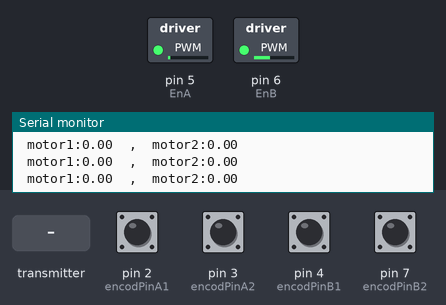
The sketch below on a simulated Arduino Uno, built with avr-gcc and run on an emulated ATmega328P. On the bench: switched loads named in the sketch (green lamp = pin HIGH), the last lines printed to the serial monitor. The test bench sets the inputs (shaded band); at power-on: pin 2 (encodPinA1), pin 3 (encodPinA2), pin 4 (encodPinB1), pin 7 (encodPinB2) HIGH. No radio packets arrive unless stated.

Above: at 1.2 s.
1.3 s: the transmitter starts sending dataReceived.0 = 0
2.9 s: pin 2 (encodPinA1) pulled LOW for 0.15 s
At 3.3 s:
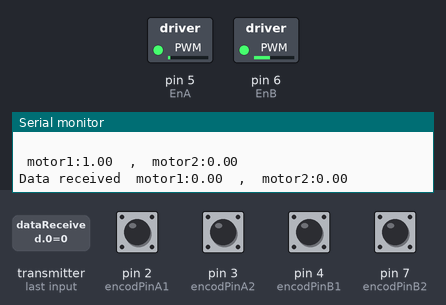
6.0 s: pin 3 (encodPinA2) pulled LOW for 0.15 s
At 7.4 s:
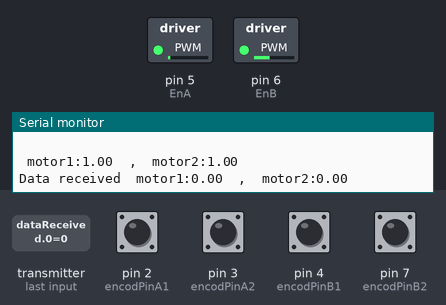
9.1 s: the transmitter starts sending dataReceived.1 = 25
12.1 s: pin 3 (encodPinA2) pulled LOW for 1 s
At 12.9 s:
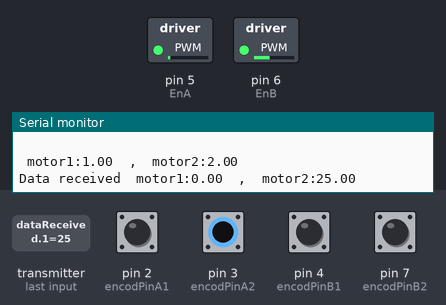
16.1 s: the transmitter starts sending dataReceived.0 = 25
Timing chart, 0 to 27.5 s (numbered marks = the images above; inputs shaded):
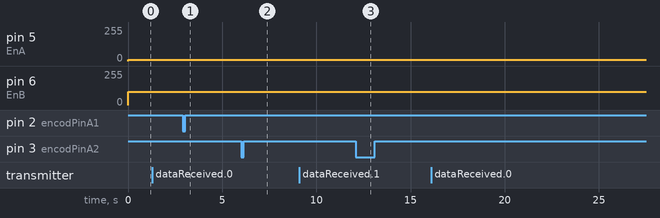

The sketch:

A_Board_No1_MotorPositionControl__19092019.ino
```cpp
/********this is B board *********/
#include <PinChangeInterrupt.h>
#include <PinChangeInterruptPins.h>
#include <PinChangeInterruptBoards.h>
#include <PinChangeInterruptSettings.h>
#include <PID_v1.h>
//receiver part
#include <SPI.h>
#include <nRF24L01.h>
#include <RF24.h>
#define CE_PIN   9
#define CSN_PIN  10
RF24 radio(CE_PIN, CSN_PIN);
const byte slaveAddress[][6]= {"00011","00022","00033","00044"};
const byte masterAddress[5]= {'T','X','a','a','a'};
double dataReceived[2];
double dataSend[4]={109,110,110,110};
//receiver part
double smotor1;
double smotor2;
bool newData = false;
unsigned long currentMillis;
unsigned long prevMillis;
unsigned long txIntervalMillis =100 ; // send once per second  delay time
bool rlst ;

//receiver part
#define encodPinA1 2 // Quadrature encoder A pin
#define encodPinB1 4 // Quadrature encoder B pin
#define EnA 5 // Quadrature encoder B pin

#define encodPinA2 3 // Quadrature encoder C pin
#define encodPinB2 7 // Quadrature encoder D pin
#define EnB 6 // Quadrature encoder B pin

#define M1 A0 // PWM outputs to L298N H-Bridge motor driver module
#define M2 A1
#define M3 A2 // PWM outputs to L298N H-Bridge motor driver module
#define M4 A3
double kp = 0.1, ki= 0.001, kd =0.00000; // modify for optimal performance
double input = 0, output = 0, setpoint = 0;
double input2 = 0, output2 = 0, setpoint2 = 0;
long temp;
long cycle=0;
double pwm_last=0;
double sig;
double encoderPos = 0;
double encoderPos2 = 0;
double t,dbuf,timem,buf2,buf1;


PID myPID(&input, &output, &setpoint, kp, ki, kd, DIRECT ); // if motor will only run at full speed try 'REVERSE' instead of 'DIRECT'
PID myPID2(&input2, &output2, &setpoint2, kp, ki, kd, DIRECT ); // if motor will only run at full speed try 'REVERSE' instead of 'DIRECT'
double ratio=40;   //1220--->12.2cm=48000  40


void setup() {
TCCR0B = TCCR0B & B11111000 | B00000001; // for PWM frequency of 62500.00 Hz
pinMode(encodPinA1, INPUT_PULLUP); // quadrature encoder input A
pinMode(encodPinB1, INPUT_PULLUP); // quadrature encoder input B
attachInterrupt(0, encoder, FALLING); // update encoder position
pinMode(EnA, OUTPUT);

pinMode(encodPinA2, INPUT_PULLUP); // quadrature encoder input A
pinMode(encodPinB2, INPUT_PULLUP); // quadrature encoder input B
attachInterrupt(1, encoder2, FALLING); // update encoder position
pinMode(EnB, OUTPUT);

myPID.SetMode(AUTOMATIC);
myPID.SetSampleTime(1); //defaut 1=200ms Determines how often the PID algorithm evaluates
myPID.SetOutputLimits(-255, 255);

myPID2.SetMode(AUTOMATIC);
myPID2.SetSampleTime(1); //defaut 1=200ms Determines how often the PID algorithm evaluates
myPID2.SetOutputLimits(-255, 255);

Serial.begin(9600);
Serial.println("SimpleRx Starting");
radio.begin();
radio.setDataRate(RF24_250KBPS);
radio.openWritingPipe(masterAddress);
radio.openReadingPipe(1,slaveAddress[2]); //receiver address
radio.setRetries(3,5);
radio.startListening();
}

void loop() {
  currentMillis = millis();
    if (currentMillis - prevMillis >= txIntervalMillis) {
    getData();
    prevMillis = millis();
    }
      senddata();

   setpoint= 100;//    X from 0.1mm to motor encoder
    input= encoderPos ;
    myPID.Compute();
    pwmOut(output);

    setpoint2= 1000;//    X from 0.1mm to motor encoder
    input2 = encoderPos2 ;
    myPID2.Compute();
    pwmOut2(-output2);


      Serial.print(" motor1:");
      Serial.print(encoderPos);
      Serial.print("  ,  ");
      Serial.print("motor2:");
      Serial.println(encoderPos2);
    cycle++;


}

void pwmOut(int out) { // to H-Bridge board
if (out > 0) {
digitalWrite(M1,HIGH); // drive motor CW
digitalWrite(M2,LOW);
analogWrite(EnA, out);
}
else {
digitalWrite(M1,LOW);
digitalWrite(M2,HIGH); // drive motor CCW
analogWrite(EnA, abs(out));
}}

void pwmOut2(int out) { // to H-Bridge board
if (out > 0) {
digitalWrite(M3, HIGH); // drive motor CW
digitalWrite(M4, LOW);
analogWrite(EnB, out);
}
else {
digitalWrite(M3, LOW);
digitalWrite(M4, HIGH); // drive motor CCW
analogWrite(EnB, abs(out));
}}

void encoder() { // pulse and direction, direct port reading to save cycles
//if (PINB & 0b00000001) encoderPos++; // if(digitalRead(encodPinB1)==HIGH) count ++;
if(digitalRead(encodPinB1)==HIGH)
encoderPos++; // if(digitalRead(encodPinB1)==HIGH) count ++;
else encoderPos--; // if(digitalRead(encodPinB1)==LOW) count --;
}
void encoder2() { // pulse and direction, direct port reading to save cycles
//if (PINB & 0b00000001) encoderPos++; // if(digitalRead(encodPinB1)==HIGH) count ++;
if(digitalRead(encodPinB2)==HIGH)
encoderPos2++; // if(digitalRead(encodPinB1)==HIGH) count ++;
else encoderPos2--; // if(digitalRead(encodPinB1)==LOW) count --;
}

/**************receiving part************************/
void getData()
{

  if ( radio.available() )
    {
        radio.read( & dataReceived, sizeof(dataReceived) );
        radio.stopListening();
        newData = true;

    }
     if (newData == true)
     {
      smotor1=dataReceived[0];
      smotor2=dataReceived[1];

      Serial.print("Data received ");
      Serial.print(" motor1:");
      Serial.print(dataReceived[0]);
      Serial.print("  ,  ");
      Serial.print("motor2:");
      Serial.println(dataReceived[1]);
      Serial.println("  ");
     }
}
void senddata()
{    if (newData == true)
    {
     radio.stopListening();
     rlst=radio.write(&dataSend, sizeof(dataSend));
     radio.startListening();

     if (rlst==1)
     {    dataSend[0]=encoderPos;
          dataSend[1]=encoderPos2;
          dataSend[2]=output;
          dataSend[3]=output2;

          Serial.println("Reply sent ");
          Serial.print("from motor1:");
          Serial.print(dataSend[0]);
          Serial.print("  ,  ");
          Serial.println(dataSend[2]);
          Serial.print("from motor2:");
          Serial.print(dataSend[1]);
          Serial.print("  ,  ");
          Serial.println(dataSend[3]);
          Serial.println("  ");
     }
 }
}
/**************receiving part************************/
```

Measured:
- after the input at 2.9 s, pin 5 (EnA): 10/255 → 9/255 after 0.13 s
- after the input at 6.0 s, pin 6 (EnB): 100/255 → 99/255 at once
- after the input at 12.1 s, pin 6 (EnB): 100/255 → 99/255 at once
